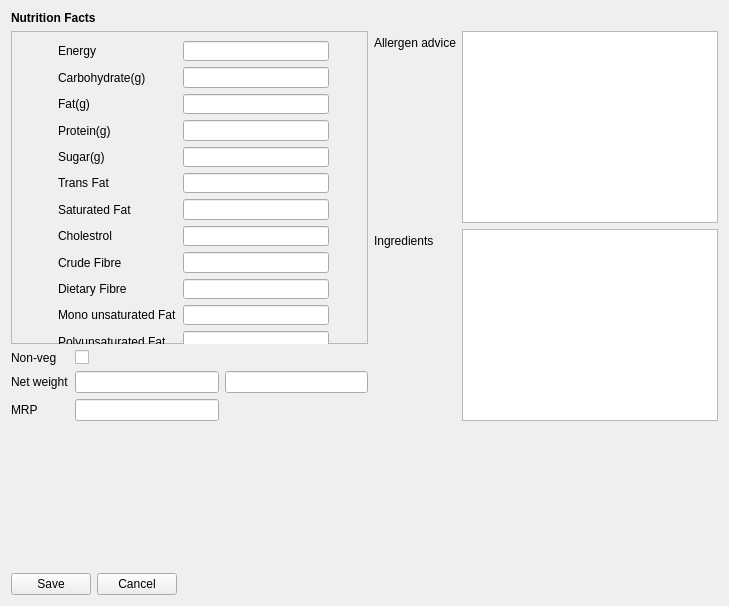
<?xml version="1.0" encoding="UTF-8"?>
<ui version="4.0">
 <class>ItemLabelData</class>
 <widget class="QWidget" name="ItemLabelData">
  <property name="geometry">
   <rect>
    <x>0</x>
    <y>0</y>
    <width>729</width>
    <height>606</height>
   </rect>
  </property>
  <property name="windowTitle">
   <string>Item Label Data</string>
  </property>
  <layout class="QGridLayout" name="gridLayout">
   <item row="0" column="0" colspan="2">
    <widget class="QLabel" name="label">
     <property name="font">
      <font>
       <weight>75</weight>
       <bold>true</bold>
      </font>
     </property>
     <property name="text">
      <string>Nutrition Facts</string>
     </property>
    </widget>
   </item>
   <item row="1" column="0" colspan="3">
    <widget class="QFrame" name="frame">
     <property name="styleSheet">
      <string notr="true">border-color: rgb(235, 235, 235);</string>
     </property>
     <property name="frameShape">
      <enum>QFrame::StyledPanel</enum>
     </property>
     <property name="frameShadow">
      <enum>QFrame::Raised</enum>
     </property>
     <widget class="QWidget" name="formLayoutWidget">
      <property name="geometry">
       <rect>
        <x>47</x>
        <y>10</y>
        <width>271</width>
        <height>311</height>
       </rect>
      </property>
      <layout class="QFormLayout" name="formLayout">
       <item row="0" column="0">
        <widget class="QLabel" name="energyLabel">
         <property name="text">
          <string>Energy</string>
         </property>
        </widget>
       </item>
       <item row="0" column="1">
        <widget class="QLineEdit" name="energyLineEdit"/>
       </item>
       <item row="1" column="0">
        <widget class="QLabel" name="carbohydrateGLabel">
         <property name="text">
          <string>Carbohydrate(g)</string>
         </property>
        </widget>
       </item>
       <item row="1" column="1">
        <widget class="QLineEdit" name="carbohydrateGLineEdit"/>
       </item>
       <item row="2" column="0">
        <widget class="QLabel" name="fatGLabel">
         <property name="text">
          <string>Fat(g)</string>
         </property>
        </widget>
       </item>
       <item row="2" column="1">
        <widget class="QLineEdit" name="fatGLineEdit"/>
       </item>
       <item row="3" column="0">
        <widget class="QLabel" name="proteinGLabel">
         <property name="text">
          <string>Protein(g)</string>
         </property>
        </widget>
       </item>
       <item row="3" column="1">
        <widget class="QLineEdit" name="proteinGLineEdit"/>
       </item>
       <item row="4" column="0">
        <widget class="QLabel" name="sugarGLabel">
         <property name="text">
          <string>Sugar(g)</string>
         </property>
        </widget>
       </item>
       <item row="4" column="1">
        <widget class="QLineEdit" name="sugarGLineEdit"/>
       </item>
       <item row="5" column="0">
        <widget class="QLabel" name="transFatLabel">
         <property name="text">
          <string>Trans Fat</string>
         </property>
        </widget>
       </item>
       <item row="5" column="1">
        <widget class="QLineEdit" name="transFatLineEdit"/>
       </item>
       <item row="6" column="0">
        <widget class="QLabel" name="saturatedFatLabel">
         <property name="text">
          <string>Saturated Fat</string>
         </property>
        </widget>
       </item>
       <item row="6" column="1">
        <widget class="QLineEdit" name="saturatedFatLineEdit"/>
       </item>
       <item row="7" column="0">
        <widget class="QLabel" name="cholestrolLabel">
         <property name="text">
          <string>Cholestrol</string>
         </property>
        </widget>
       </item>
       <item row="7" column="1">
        <widget class="QLineEdit" name="cholestrolLineEdit"/>
       </item>
       <item row="8" column="0">
        <widget class="QLabel" name="crudeFibreLabel">
         <property name="text">
          <string>Crude Fibre</string>
         </property>
        </widget>
       </item>
       <item row="8" column="1">
        <widget class="QLineEdit" name="crudeFibreLineEdit"/>
       </item>
       <item row="9" column="0">
        <widget class="QLabel" name="dietaryFibreLabel">
         <property name="text">
          <string>Dietary Fibre</string>
         </property>
        </widget>
       </item>
       <item row="9" column="1">
        <widget class="QLineEdit" name="dietaryFibreLineEdit"/>
       </item>
       <item row="10" column="0">
        <widget class="QLabel" name="monoUnsaturatedFatLabel">
         <property name="text">
          <string>Mono unsaturated Fat</string>
         </property>
        </widget>
       </item>
       <item row="10" column="1">
        <widget class="QLineEdit" name="monoUnsaturatedFatLineEdit"/>
       </item>
       <item row="11" column="0">
        <widget class="QLabel" name="polyunsaturatedFatLabel">
         <property name="text">
          <string>Polyunsaturated Fat</string>
         </property>
        </widget>
       </item>
       <item row="11" column="1">
        <widget class="QLineEdit" name="polyunsaturatedFatLineEdit"/>
       </item>
      </layout>
     </widget>
    </widget>
   </item>
   <item row="1" column="3" rowspan="4">
    <layout class="QFormLayout" name="formLayout_2">
     <item row="0" column="0">
      <widget class="QLabel" name="allergenAdviceLabel">
       <property name="text">
        <string>Allergen advice</string>
       </property>
      </widget>
     </item>
     <item row="0" column="1">
      <widget class="QPlainTextEdit" name="allergenAdviceText"/>
     </item>
     <item row="1" column="0">
      <widget class="QLabel" name="ingredientsLabel">
       <property name="text">
        <string>Ingredients</string>
       </property>
      </widget>
     </item>
     <item row="1" column="1">
      <widget class="QPlainTextEdit" name="ingredientsPlainText"/>
     </item>
    </layout>
   </item>
   <item row="2" column="0">
    <widget class="QLabel" name="nonVegLabel">
     <property name="text">
      <string>Non-veg</string>
     </property>
    </widget>
   </item>
   <item row="2" column="1">
    <widget class="QCheckBox" name="nonVegCheckBox"/>
   </item>
   <item row="3" column="0">
    <widget class="QLabel" name="netWeightLabel">
     <property name="text">
      <string>Net weight</string>
     </property>
    </widget>
   </item>
   <item row="3" column="1">
    <widget class="QLineEdit" name="netWeightLineEdit"/>
   </item>
   <item row="3" column="2">
    <widget class="QLineEdit" name="unitLineEdit"/>
   </item>
   <item row="4" column="0">
    <widget class="QLabel" name="mRPLabel">
     <property name="text">
      <string>MRP</string>
     </property>
    </widget>
   </item>
   <item row="4" column="1">
    <widget class="QLineEdit" name="mRPLineEdit"/>
   </item>
   <item row="5" column="0">
    <spacer name="verticalSpacer">
     <property name="orientation">
      <enum>Qt::Vertical</enum>
     </property>
     <property name="sizeHint" stdset="0">
      <size>
       <width>20</width>
       <height>137</height>
      </size>
     </property>
    </spacer>
   </item>
   <item row="6" column="0" colspan="2">
    <layout class="QHBoxLayout" name="horizontalLayout">
     <item>
      <widget class="QPushButton" name="pushButton">
       <property name="text">
        <string>Save</string>
       </property>
      </widget>
     </item>
     <item>
      <widget class="QPushButton" name="pushButton_2">
       <property name="text">
        <string>Cancel</string>
       </property>
      </widget>
     </item>
     <item>
      <spacer name="horizontalSpacer">
       <property name="orientation">
        <enum>Qt::Horizontal</enum>
       </property>
       <property name="sizeHint" stdset="0">
        <size>
         <width>40</width>
         <height>20</height>
        </size>
       </property>
      </spacer>
     </item>
    </layout>
   </item>
  </layout>
 </widget>
 <resources/>
 <connections/>
</ui>
